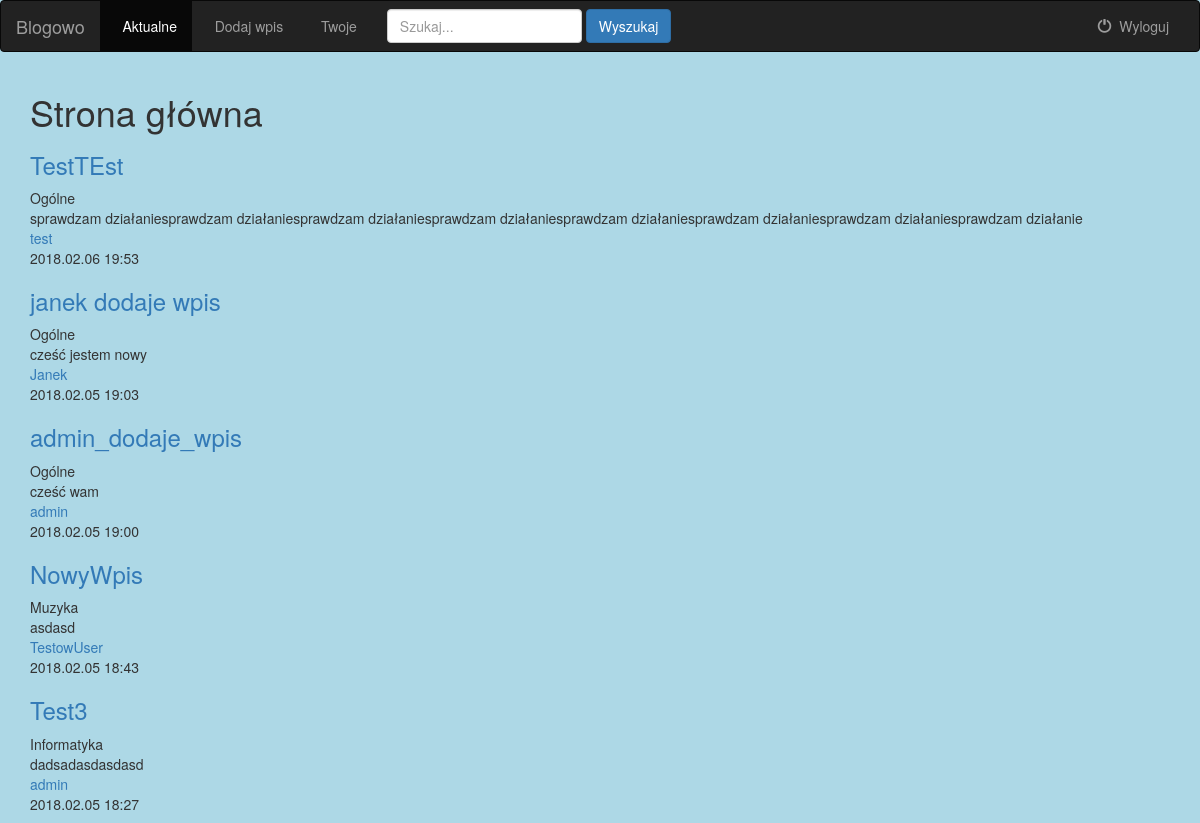
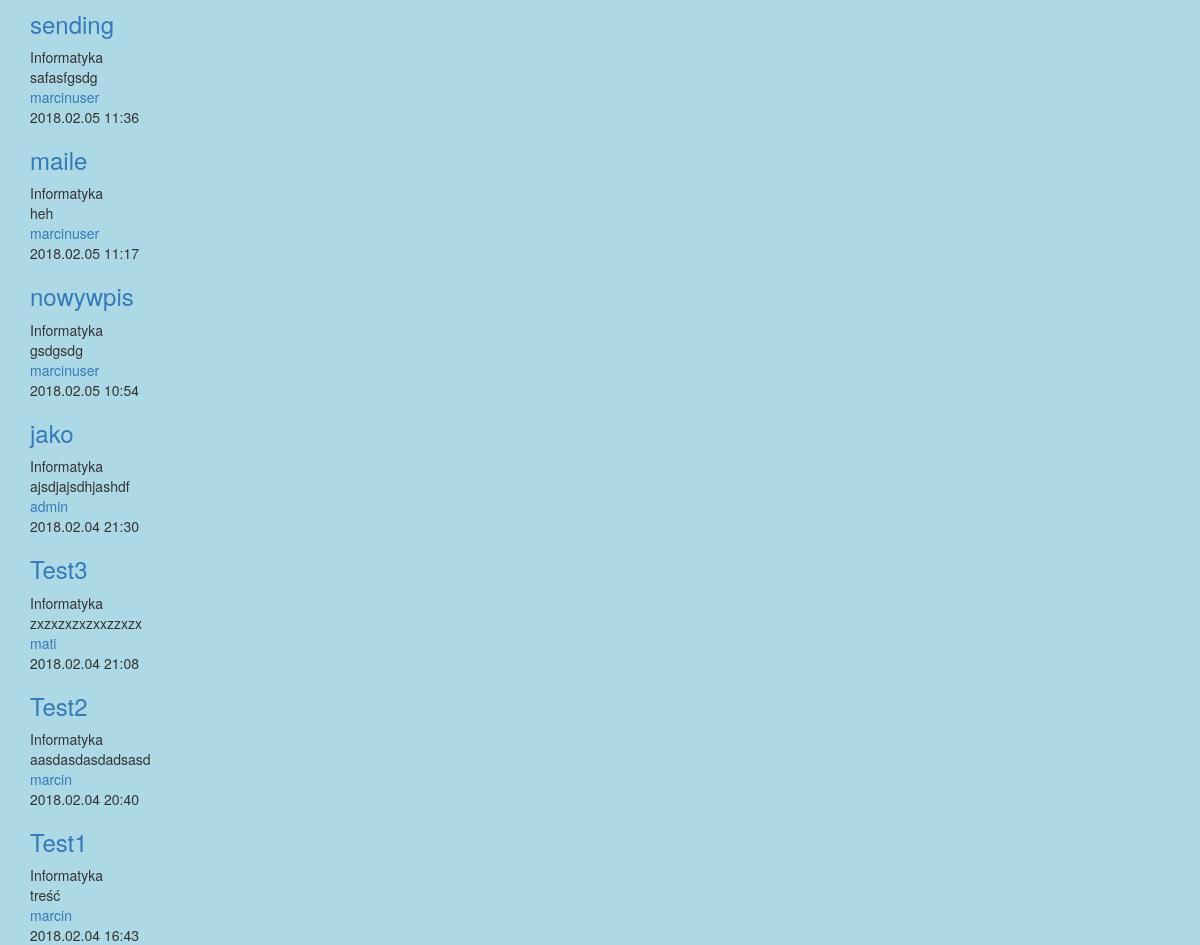
Page /news/ on the committed database (2 pictures, top to bottom).
### news/models.py (models this page shows, shortened)
class News(models.Model):
    tytul = models.CharField('Tytuł', max_length=255)
    odnosnik = models.SlugField('Odnośnik', max_length=255, unique=True)
    text = models.TextField(verbose_name='Treść')
    kategoiria = models.ManyToManyField(Category, verbose_name='Kategorie')
    data_publikacji = models.DateTimeField('Data dodania', auto_now_add=True)
    autor = models.ForeignKey(BlogUser,on_delete=models.CASCADE)
    class Meta:
        verbose_name = "Wiadomość"
        verbose_name_plural = "Wiadomości"

class Category(models.Model):
    nazwa = models.CharField('Nazwa Kategorii', max_length=100)
    odnosnik = models.SlugField('Odnośnik', unique=True, max_length=100)
    ikona = models.ImageField('Ikonka Kategorii', upload_to='icons',blank=True)
    class Meta:
        verbose_name = "Kategoria"
        verbose_name_plural = "Kategorie"
    def __str__(self):
        return self.nazwa

### users/models.py (models this page shows)
class BlogUser(AbstractUser):
    avatar = models.ImageField(upload_to='avatars/',blank=True)

### news/views.py (the view)
def index(request):
    news = News.objects.all().order_by('-data_publikacji')
    context = {'news': news,}
    return render(request, 'index.html', context)

### news/templates/index.html (shortened to what this page needs)
<!DOCTYPE html>
<html lang="en">
<head>
</head>
<body>
{% load staticfiles %}
<link rel="stylesheet" href="https://maxcdn.bootstrapcdn.com/bootstrap/3.3.6/css/bootstrap.min.css">
<link rel="stylesheet" type="text/css" href="{% static 'blog/style.css' %}">
<nav class="navbar navbar-inverse">
    <div class="container-fluid">
        <div class="navbar-header">
            <a class="navbar-brand" href="{{ '/news/' }}">Blogowo</a>
        </div>
        <div class="collapse navbar-collapse">
            <ul class="nav navbar-nav">
                <li class="active">
                    <a href="{{ '/news/' }}">
                        &nbsp; Aktualne
                    </a>
                </li>
                <li class="">
                    <a href="{{ '/news/add/' }}">
                        &nbsp; Dodaj wpis
                    </a>
                </li>
                <li class="">
                    <a href="{% url 'concrete_author' user.pk %}">
                        &nbsp; Twoje
                    </a>
                </li>
            </ul>
            <form class="navbar-form navbar-left" role="search" method="get" action="{% url 'blog_search' %}">
                <div class="form-group">
                    <input type="text" class="form-control" name="q" placeholder="Szukaj..." >
                </div>
                <button type="submit" class="btn btn-primary">Wyszukaj</button>
            </form>
            <ul class="nav navbar-nav navbar-right">
                <li class="">
                    <a href="{{ '/accounts/logout/' }}">
                        <span class="glyphicon glyphicon-off" aria-hidden="true"></span>&nbsp; Wyloguj
                    </a>
                </li>
            </ul>
        </div>
    </div>
</nav>
<div class="container">
<h1>Strona główna </h1>
{% for entry in news %}
<h3><a href="{% url 'news_show_detail' pk=entry.pk%}"> {{ entry.tytul }}</a></h3>
    {% for kat in entry.kategoiria.all %}
        {{ kat }}
    {% endfor %}
    <br/>
{{ entry.text }}<br/>
<a href="{% url 'concrete_author' entry.autor.pk %}">{{entry.autor}}</a>
<br/>
{{ entry.data_publikacji|date:"Y.m.d H:i" }}
{% endfor %}
</div>
</body>
</html>

### news/static/blog/style.css (style rules this page uses)
body { background-color: lightblue; }

### rows in the picture
News: tytul "TestTEst", text "sprawdzam działaniesprawdzam działaniesprawdzam działaniesprawdzam działaniesprawdzam działaniesprawdzam działaniesprawdzam działaniesprawdzam działanie", autor "test", data_publikacji "2018.02.06 19:53"
Category: nazwa "Ogólne"
News: tytul "janek dodaje wpis", text "cześć jestem nowy", autor "Janek", data_publikacji "2018.02.05 19:03"
News: tytul "admin_dodaje_wpis", text "cześć wam", autor "admin", data_publikacji "2018.02.05 19:00"
News: tytul "NowyWpis", text "asdasd", autor "TestowUser", data_publikacji "2018.02.05 18:43"
Category: nazwa "Muzyka"
News: tytul "Test3", text "dadsadasdasdasd", autor "admin", data_publikacji "2018.02.05 18:27"
Category: nazwa "Informatyka"
News: tytul "sending", text "safasfgsdg", autor "marcinuser", data_publikacji "2018.02.05 11:36"
News: tytul "maile", text "heh", autor "marcinuser", data_publikacji "2018.02.05 11:17"
News: tytul "nowywpis", text "gsdgsdg", autor "marcinuser", data_publikacji "2018.02.05 10:54"
News: tytul "jako", text "ajsdjajsdhjashdf", autor "admin", data_publikacji "2018.02.04 21:30"
News: tytul "Test3", text "zxzxzxzxzxxzzxzx", autor "mati", data_publikacji "2018.02.04 21:08"
News: tytul "Test2", text "aasdasdasdadsasd", autor "marcin", data_publikacji "2018.02.04 20:40"
News: tytul "Test1", text "treść", autor "marcin", data_publikacji "2018.02.04 16:43"
